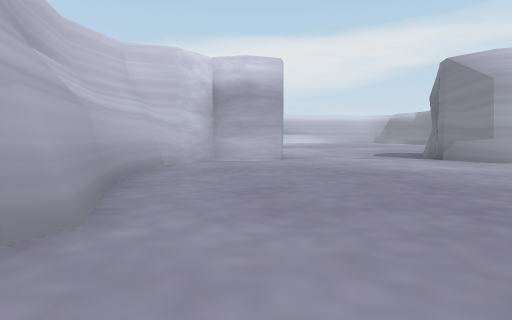
[1] (above)

24 first-person views from a walk through a scene from a Unity 3-D project. The camera is 1.3 m above the floor, tilts 4° down and sees 75° across. The floor is counted in squares, 2 m on a side. Each view is taken from the middle of a square. On the plan, view 1 faces up. The plan holds only what a view shows up to about 10 squares ahead; the rest is blank. The place goes on beyond the plan. The player character is not drawn.

[2]
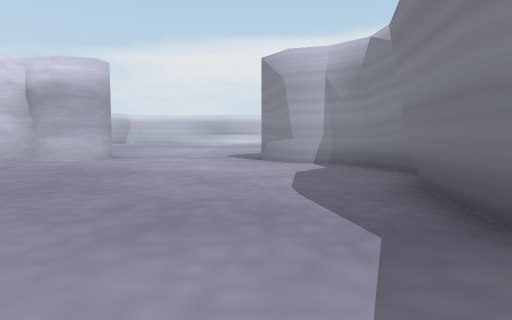

[3]
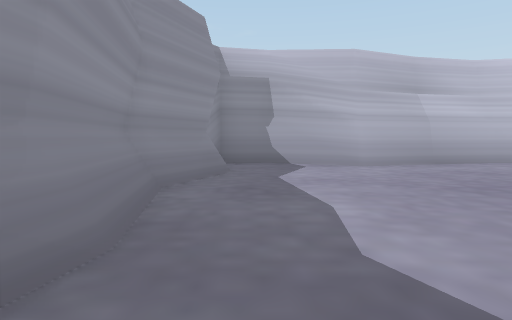

[4]
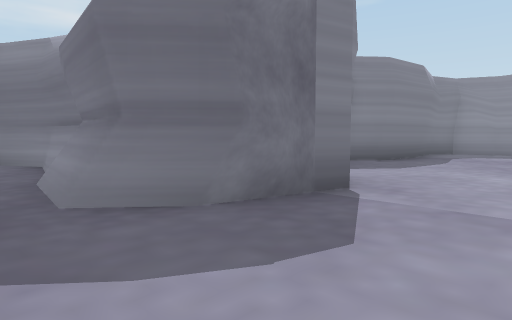

[5]
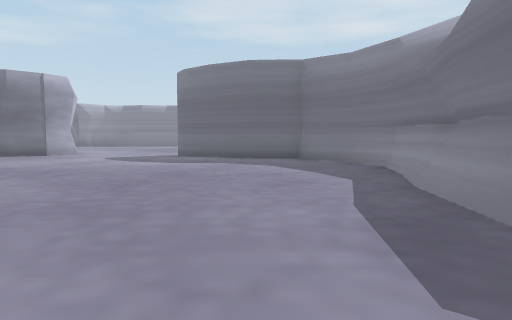

[6]
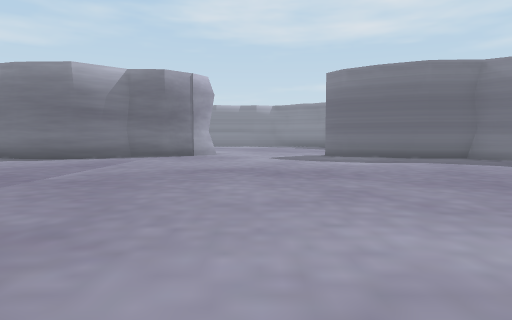

[7]
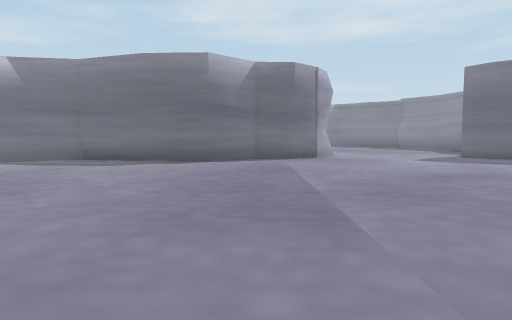

[8]
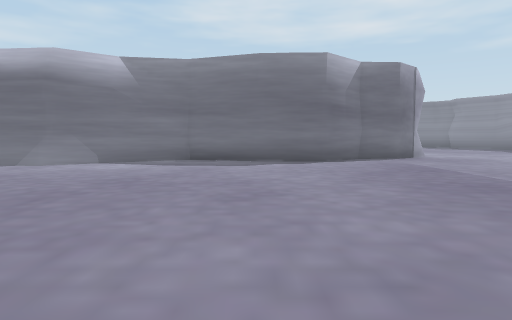

[9]
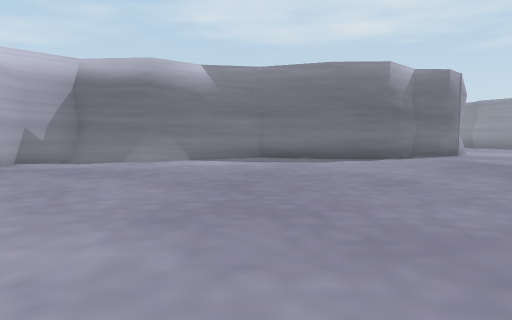

[10]
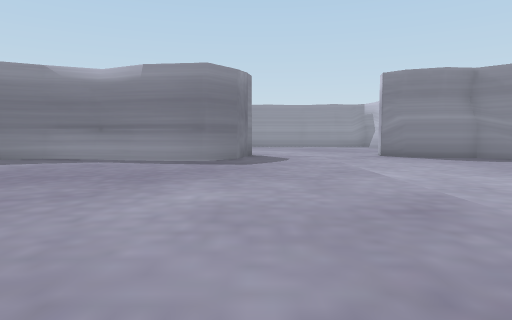

[11]
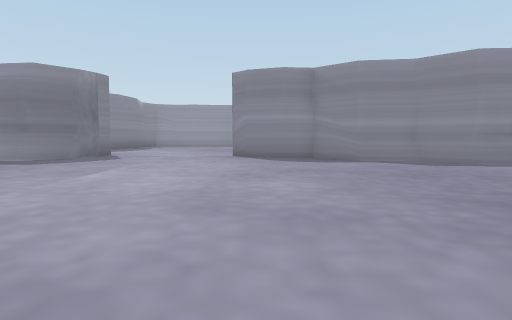

[12]
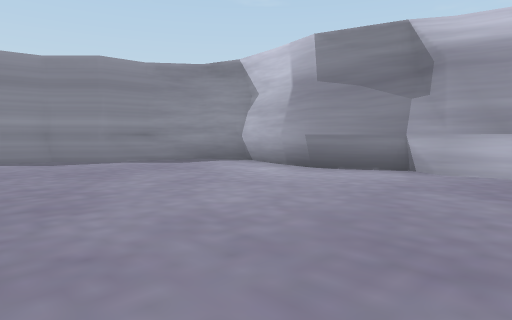

[13]
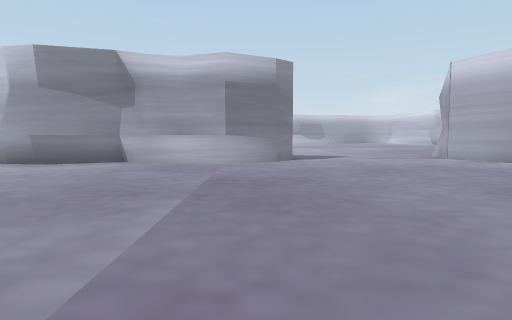

[14]
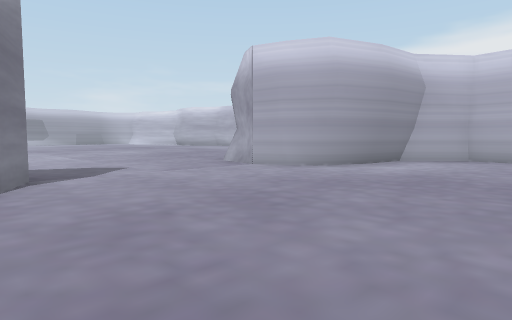

[15]
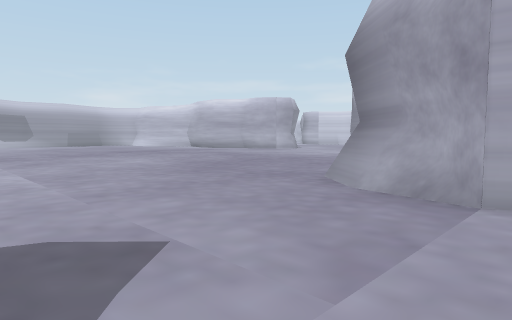

[16]
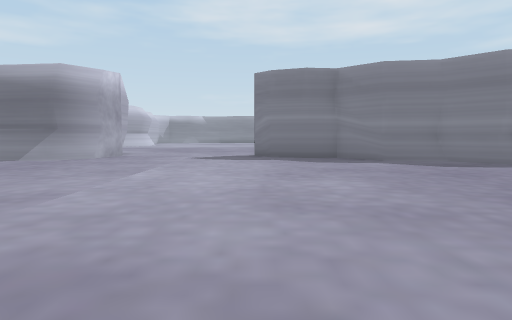

[17]
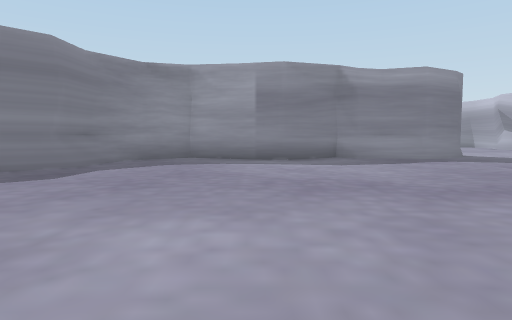

[18]
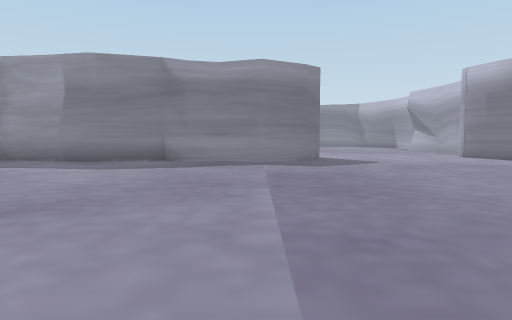

[19]
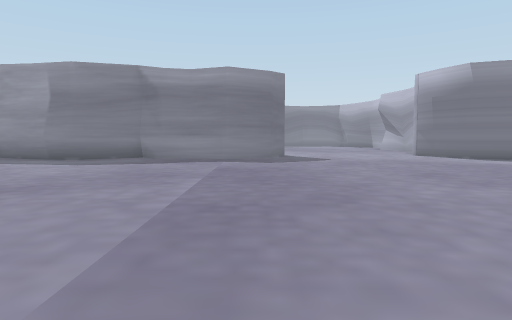

[20]
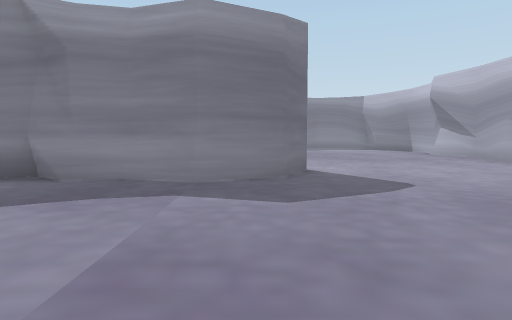

[21]
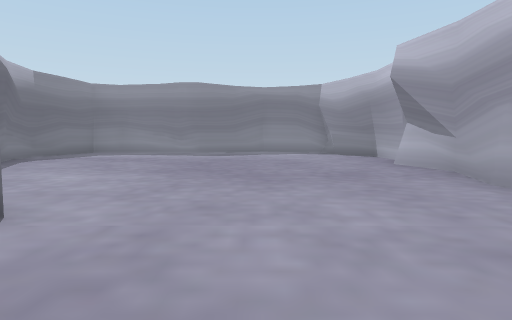

[22]
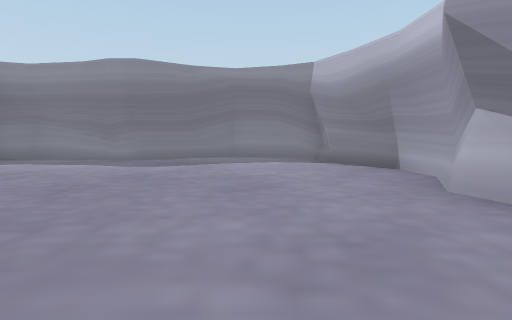

[23]
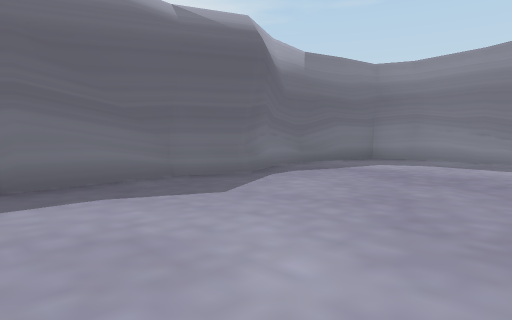

[24]
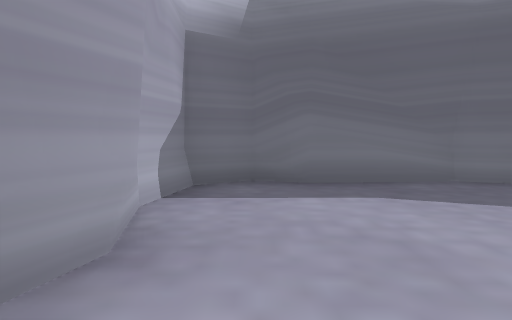

### Floor plan
Key: @ floor where view 1 was taken; # wall or solid block; . floor.
Columns run from 30 left of view 1 to 15 right of it. Each row starts with its distance up from view 1.
 32               ....    ##..             ....#
 31              .....##  #...           ......#
 30             ......##  #...          .......##
 29            ........####...         .........#
 28           ................        ..........#
 27           .................        .........#
 26            .................       .........#
 25        .  ...................       ........#
 24       ..............#.........      ........##
 23      ...............##.........    ..........#
 22     ................ #........      .........#
 21     ...............###....... .    ...........
 20    ...............####..........  ............
 19   ................#####.......................
 18   ...............##   #.......................
 17  ................#    #.......................
 16 .................#   ##......................#
 15 ##.....###########   #......................##
 14  #.....#####         ##.....................#
 13   .....#####          ####..................#
 12 #..........#             ###.........##....##
 11 #..........#              ### ......########
 10 #..........#                # #.....#
  9 #..........#                ###.....##
  8 #..........#                #........##
  7 #..........#                ..........#
  6 #..........#               #..........#
  5 #..........#               ##.........#
  4 ##.........#                #........##
  3  #.........#                #........#
  2  ##..#######                #........#
  1                            ##........
  0                            #..@......
 -1                            #####.###
 -2                                ###

Positions as (right, up) in squares from view 1, and headings:
1: (0, 0), facing up
2: (5, 0), facing up
3: (6, 0), facing left
4: (3, 13), facing down-right
5: (4, 14), facing right
6: (4, 19), facing right
7: (5, 23), facing right
8: (5, 26), facing right
9: (4, 28), facing right
10: (5, 21), facing down
11: (0, 21), facing down
12: (-2, 22), facing down-left
13: (0, 23), facing left
14: (-4, 23), facing up-left
15: (-9, 25), facing up-left
16: (-21, 24), facing right
17: (-17, 25), facing down
18: (-22, 24), facing down
19: (-23, 25), facing down
20: (-23, 20), facing down
21: (-26, 16), facing down
22: (-27, 12), facing down
23: (-24, 12), facing down-right
24: (-24, 12), facing right
